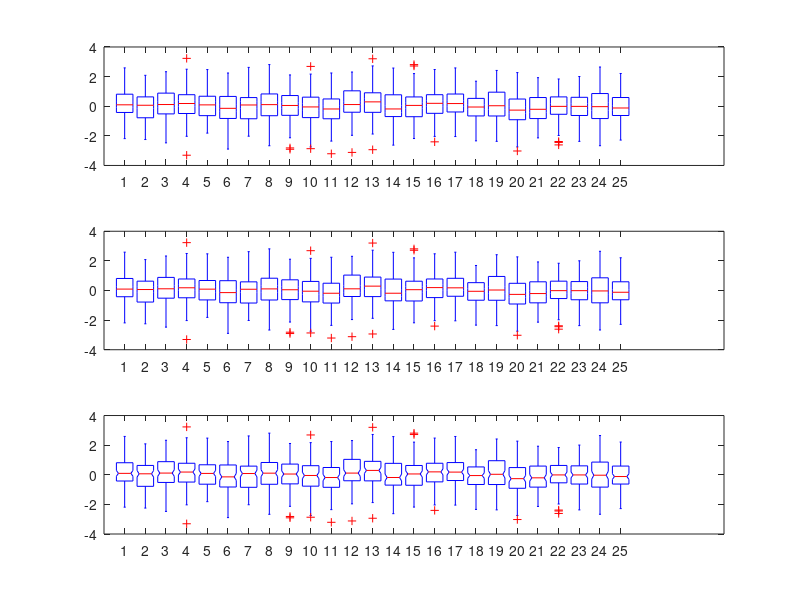

Here is the MATLAB script that generated this plot:
X = randn(100,25);
subplot(3,1,1)
boxplot(X)
subplot(3,1,2)
boxplot(X,'plotstyle','compact')
subplot(3,1,3)
boxplot(X,'notch','on')
